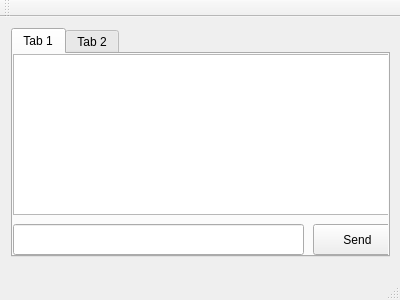
<?xml version="1.0" encoding="UTF-8"?>
<ui version="4.0">
 <class>MainWindow</class>
 <widget class="QMainWindow" name="MainWindow">
  <property name="geometry">
   <rect>
    <x>0</x>
    <y>0</y>
    <width>400</width>
    <height>300</height>
   </rect>
  </property>
  <property name="windowTitle">
   <string>MainWindow</string>
  </property>
  <widget class="QWidget" name="centralWidget">
   <widget class="QWidget" name="verticalLayoutWidget">
    <property name="geometry">
     <rect>
      <x>0</x>
      <y>0</y>
      <width>401</width>
      <height>251</height>
     </rect>
    </property>
    <layout class="QVBoxLayout" name="verticalLayout_2">
     <item>
      <widget class="QTabWidget" name="tabWidget_2">
       <widget class="QWidget" name="tab_3">
        <attribute name="title">
         <string>Tab 1</string>
        </attribute>
        <widget class="QPlainTextEdit" name="plainTextEdit_2">
         <property name="geometry">
          <rect>
           <x>0</x>
           <y>0</y>
           <width>391</width>
           <height>161</height>
          </rect>
         </property>
        </widget>
        <widget class="QLineEdit" name="lineEdit_2">
         <property name="geometry">
          <rect>
           <x>0</x>
           <y>170</y>
           <width>291</width>
           <height>31</height>
          </rect>
         </property>
         <property name="text">
          <string/>
         </property>
        </widget>
        <widget class="QPushButton" name="pushButton_2">
         <property name="geometry">
          <rect>
           <x>300</x>
           <y>170</y>
           <width>89</width>
           <height>31</height>
          </rect>
         </property>
         <property name="text">
          <string>Send</string>
         </property>
        </widget>
       </widget>
       <widget class="QWidget" name="tab_4">
        <attribute name="title">
         <string>Tab 2</string>
        </attribute>
       </widget>
      </widget>
     </item>
    </layout>
   </widget>
  </widget>
  <widget class="QMenuBar" name="menuBar">
   <property name="geometry">
    <rect>
     <x>0</x>
     <y>0</y>
     <width>400</width>
     <height>25</height>
    </rect>
   </property>
  </widget>
  <widget class="QToolBar" name="mainToolBar">
   <attribute name="toolBarArea">
    <enum>TopToolBarArea</enum>
   </attribute>
   <attribute name="toolBarBreak">
    <bool>false</bool>
   </attribute>
  </widget>
  <widget class="QStatusBar" name="statusBar"/>
 </widget>
 <layoutdefault spacing="6" margin="11"/>
 <resources/>
 <connections/>
</ui>
